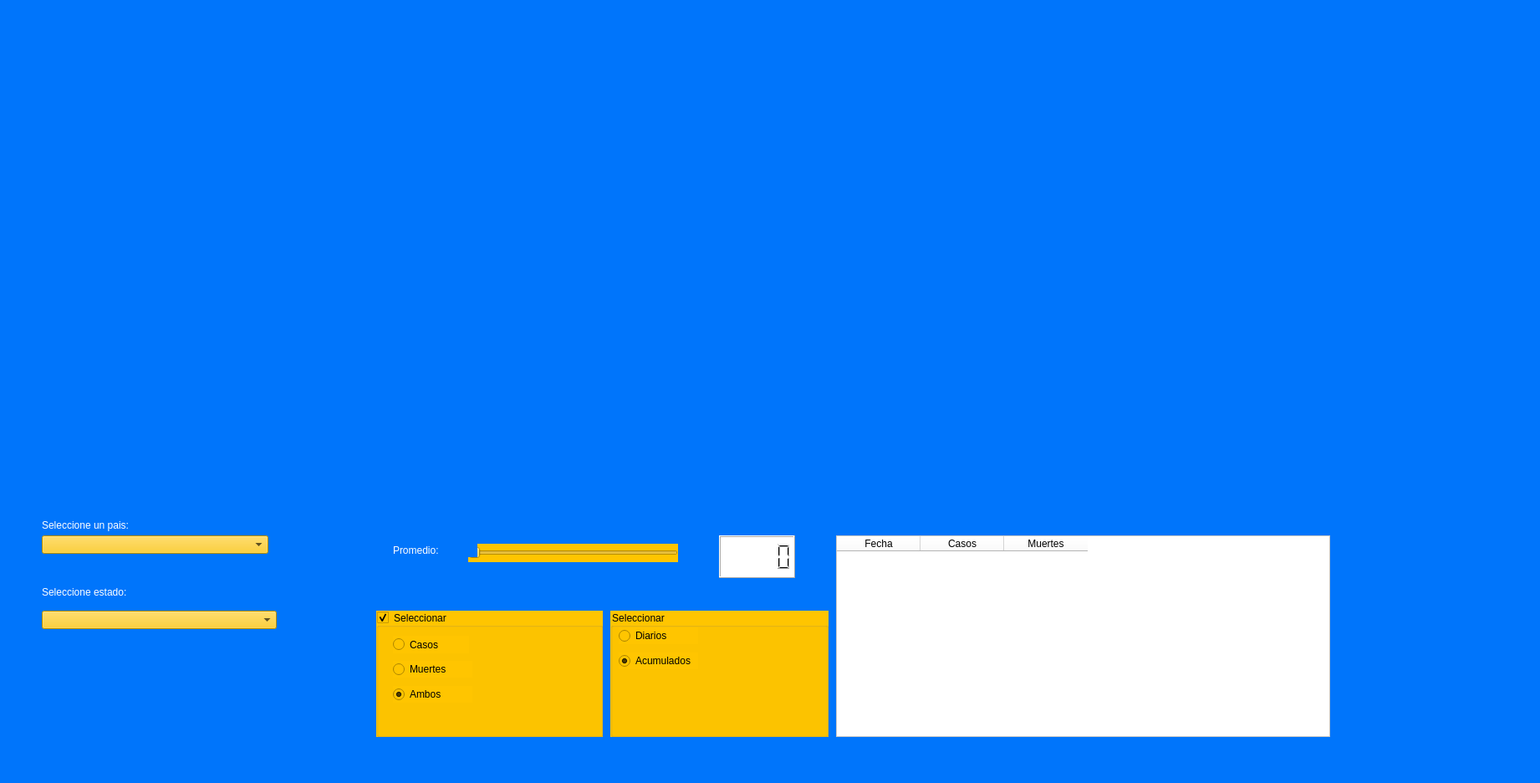
<?xml version="1.0" encoding="UTF-8"?>
<ui version="4.0">
 <class>MainWindow</class>
 <widget class="QMainWindow" name="MainWindow">
  <property name="geometry">
   <rect>
    <x>0</x>
    <y>0</y>
    <width>1842</width>
    <height>936</height>
   </rect>
  </property>
  <property name="windowTitle">
   <string>MainWindow</string>
  </property>
  <property name="styleSheet">
   <string notr="true">background-color: rgb(0, 117, 251);</string>
  </property>
  <widget class="QWidget" name="centralwidget">
   <widget class="MplWidget" name="MplWidget" native="true">
    <property name="geometry">
     <rect>
      <x>60</x>
      <y>40</y>
      <width>1531</width>
      <height>571</height>
     </rect>
    </property>
   </widget>
   <widget class="QComboBox" name="comboBoxCountry">
    <property name="geometry">
     <rect>
      <x>50</x>
      <y>640</y>
      <width>271</width>
      <height>22</height>
     </rect>
    </property>
    <property name="styleSheet">
     <string notr="true">background-color: rgb(255, 197, 0);</string>
    </property>
   </widget>
   <widget class="QLabel" name="label">
    <property name="geometry">
     <rect>
      <x>50</x>
      <y>620</y>
      <width>171</width>
      <height>16</height>
     </rect>
    </property>
    <property name="styleSheet">
     <string notr="true">color: rgb(255, 255, 255);</string>
    </property>
    <property name="text">
     <string>Seleccione un pais:</string>
    </property>
   </widget>
   <widget class="QGroupBox" name="groupBox">
    <property name="geometry">
     <rect>
      <x>450</x>
      <y>730</y>
      <width>271</width>
      <height>151</height>
     </rect>
    </property>
    <property name="styleSheet">
     <string notr="true">background-color: rgb(255, 197, 0);</string>
    </property>
    <property name="title">
     <string>Seleccionar</string>
    </property>
    <property name="checkable">
     <bool>true</bool>
    </property>
    <widget class="QRadioButton" name="radioButtonCasos">
     <property name="geometry">
      <rect>
       <x>20</x>
       <y>30</y>
       <width>91</width>
       <height>21</height>
      </rect>
     </property>
     <property name="text">
      <string>Casos</string>
     </property>
     <property name="checkable">
      <bool>true</bool>
     </property>
     <property name="checked">
      <bool>false</bool>
     </property>
    </widget>
    <widget class="QRadioButton" name="radioButtonMuertes">
     <property name="geometry">
      <rect>
       <x>20</x>
       <y>60</y>
       <width>95</width>
       <height>20</height>
      </rect>
     </property>
     <property name="text">
      <string>Muertes</string>
     </property>
     <property name="checkable">
      <bool>true</bool>
     </property>
     <property name="checked">
      <bool>false</bool>
     </property>
    </widget>
    <widget class="QRadioButton" name="radioButtonAmbos">
     <property name="geometry">
      <rect>
       <x>20</x>
       <y>90</y>
       <width>95</width>
       <height>20</height>
      </rect>
     </property>
     <property name="text">
      <string>Ambos</string>
     </property>
     <property name="checkable">
      <bool>true</bool>
     </property>
     <property name="checked">
      <bool>true</bool>
     </property>
    </widget>
   </widget>
   <widget class="QComboBox" name="comboBoxEstado">
    <property name="geometry">
     <rect>
      <x>50</x>
      <y>730</y>
      <width>281</width>
      <height>22</height>
     </rect>
    </property>
    <property name="styleSheet">
     <string notr="true">background-color: rgb(255, 197, 0);</string>
    </property>
   </widget>
   <widget class="QLabel" name="label_2">
    <property name="geometry">
     <rect>
      <x>50</x>
      <y>700</y>
      <width>171</width>
      <height>16</height>
     </rect>
    </property>
    <property name="styleSheet">
     <string notr="true">color: rgb(255, 255, 255);</string>
    </property>
    <property name="text">
     <string>Seleccione estado:</string>
    </property>
   </widget>
   <widget class="QGroupBox" name="groupBox_2">
    <property name="geometry">
     <rect>
      <x>730</x>
      <y>730</y>
      <width>261</width>
      <height>151</height>
     </rect>
    </property>
    <property name="styleSheet">
     <string notr="true">background-color: rgb(255, 197, 0);</string>
    </property>
    <property name="title">
     <string>Seleccionar</string>
    </property>
    <widget class="QRadioButton" name="radioButtonDiarios">
     <property name="geometry">
      <rect>
       <x>10</x>
       <y>20</y>
       <width>95</width>
       <height>20</height>
      </rect>
     </property>
     <property name="text">
      <string>Diarios</string>
     </property>
    </widget>
    <widget class="QRadioButton" name="radioButton_2">
     <property name="geometry">
      <rect>
       <x>10</x>
       <y>50</y>
       <width>95</width>
       <height>20</height>
      </rect>
     </property>
     <property name="text">
      <string>Acumulados</string>
     </property>
     <property name="checked">
      <bool>true</bool>
     </property>
    </widget>
   </widget>
   <widget class="QSlider" name="sliderPromedio">
    <property name="geometry">
     <rect>
      <x>560</x>
      <y>650</y>
      <width>251</width>
      <height>22</height>
     </rect>
    </property>
    <property name="styleSheet">
     <string notr="true">background-color: rgb(255, 197, 0);</string>
    </property>
    <property name="minimum">
     <number>0</number>
    </property>
    <property name="maximum">
     <number>15</number>
    </property>
    <property name="orientation">
     <enum>Qt::Horizontal</enum>
    </property>
   </widget>
   <widget class="QLabel" name="label_3">
    <property name="geometry">
     <rect>
      <x>470</x>
      <y>650</y>
      <width>101</width>
      <height>16</height>
     </rect>
    </property>
    <property name="styleSheet">
     <string notr="true">color: rgb(255, 255, 255);</string>
    </property>
    <property name="text">
     <string>Promedio:</string>
    </property>
   </widget>
   <widget class="QTableWidget" name="tableWidgetCovid">
    <property name="geometry">
     <rect>
      <x>1000</x>
      <y>640</y>
      <width>591</width>
      <height>241</height>
     </rect>
    </property>
    <property name="styleSheet">
     <string notr="true">background-color: rgb(255, 255, 255);</string>
    </property>
    <column>
     <property name="text">
      <string>Fecha</string>
     </property>
    </column>
    <column>
     <property name="text">
      <string>Casos</string>
     </property>
    </column>
    <column>
     <property name="text">
      <string>Muertes</string>
     </property>
    </column>
   </widget>
   <widget class="QLCDNumber" name="lcdNumberSlider">
    <property name="geometry">
     <rect>
      <x>860</x>
      <y>640</y>
      <width>91</width>
      <height>51</height>
     </rect>
    </property>
    <property name="styleSheet">
     <string notr="true">background-color: rgb(255, 255, 255);</string>
    </property>
   </widget>
  </widget>
  <widget class="QMenuBar" name="menubar">
   <property name="geometry">
    <rect>
     <x>0</x>
     <y>0</y>
     <width>1842</width>
     <height>24</height>
    </rect>
   </property>
  </widget>
  <widget class="QStatusBar" name="statusbar"/>
 </widget>
 <customwidgets>
  <customwidget>
   <class>MplWidget</class>
   <extends>QWidget</extends>
   <header>mplwidget.h</header>
   <container>1</container>
  </customwidget>
 </customwidgets>
 <resources/>
 <connections/>
</ui>
